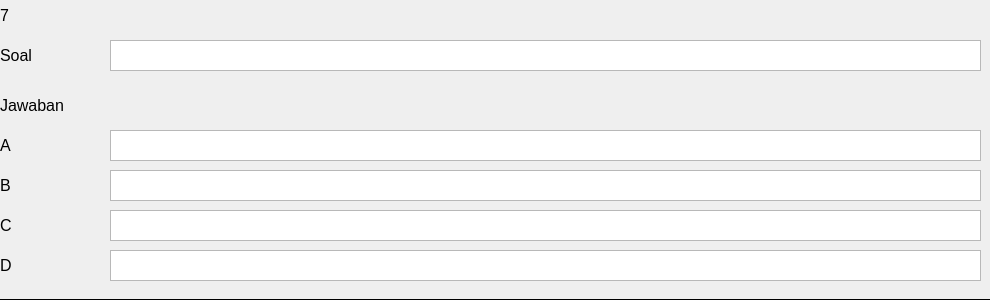
          <widget class="QWidget" name="widget_7" native="true">
           <property name="minimumSize">
            <size>
             <width>0</width>
             <height>300</height>
            </size>
           </property>
           <property name="styleSheet">
            <string notr="true">border-bottom: 1px solid black;</string>
           </property>
           <widget class="QTextEdit" name="textEdit_61">
            <property name="geometry">
             <rect>
              <x>110</x>
              <y>40</y>
              <width>871</width>
              <height>31</height>
             </rect>
            </property>
           </widget>
           <widget class="QLabel" name="label_86">
            <property name="geometry">
             <rect>
              <x>0</x>
              <y>40</y>
              <width>101</width>
              <height>31</height>
             </rect>
            </property>
            <property name="font">
             <font>
              <pointsize>12</pointsize>
             </font>
            </property>
            <property name="text">
             <string>Soal</string>
            </property>
           </widget>
           <widget class="QLabel" name="label_87">
            <property name="geometry">
             <rect>
              <x>0</x>
              <y>0</y>
              <width>51</width>
              <height>31</height>
             </rect>
            </property>
            <property name="font">
             <font>
              <pointsize>12</pointsize>
             </font>
            </property>
            <property name="text">
             <string>7</string>
            </property>
           </widget>
           <widget class="QLabel" name="label_88">
            <property name="geometry">
             <rect>
              <x>0</x>
              <y>90</y>
              <width>101</width>
              <height>31</height>
             </rect>
            </property>
            <property name="font">
             <font>
              <pointsize>12</pointsize>
             </font>
            </property>
            <property name="text">
             <string>Jawaban</string>
            </property>
           </widget>
           <widget class="QLabel" name="label_89">
            <property name="geometry">
             <rect>
              <x>0</x>
              <y>130</y>
              <width>101</width>
              <height>31</height>
             </rect>
            </property>
            <property name="font">
             <font>
              <pointsize>12</pointsize>
             </font>
            </property>
            <property name="text">
             <string>A</string>
            </property>
           </widget>
           <widget class="QLabel" name="label_90">
            <property name="geometry">
             <rect>
              <x>0</x>
              <y>170</y>
              <width>101</width>
              <height>31</height>
             </rect>
            </property>
            <property name="font">
             <font>
              <pointsize>12</pointsize>
             </font>
            </property>
            <property name="text">
             <string>B</string>
            </property>
           </widget>
           <widget class="QLabel" name="label_91">
            <property name="geometry">
             <rect>
              <x>0</x>
              <y>210</y>
              <width>101</width>
              <height>31</height>
             </rect>
            </property>
            <property name="font">
             <font>
              <pointsize>12</pointsize>
             </font>
            </property>
            <property name="text">
             <string>C</string>
            </property>
           </widget>
           <widget class="QLabel" name="label_92">
            <property name="geometry">
             <rect>
              <x>0</x>
              <y>250</y>
              <width>101</width>
              <height>31</height>
             </rect>
            </property>
            <property name="font">
             <font>
              <pointsize>12</pointsize>
             </font>
            </property>
            <property name="text">
             <string>D</string>
            </property>
           </widget>
           <widget class="QTextEdit" name="textEdit_62">
            <property name="geometry">
             <rect>
              <x>110</x>
              <y>130</y>
              <width>871</width>
              <height>31</height>
             </rect>
            </property>
           </widget>
           <widget class="QTextEdit" name="textEdit_63">
            <property name="geometry">
             <rect>
              <x>110</x>
              <y>170</y>
              <width>871</width>
              <height>31</height>
             </rect>
            </property>
           </widget>
           <widget class="QTextEdit" name="textEdit_64">
            <property name="geometry">
             <rect>
              <x>110</x>
              <y>210</y>
              <width>871</width>
              <height>31</height>
             </rect>
            </property>
           </widget>
           <widget class="QTextEdit" name="textEdit_65">
            <property name="geometry">
             <rect>
              <x>110</x>
              <y>250</y>
              <width>871</width>
              <height>31</height>
             </rect>
            </property>
           </widget>
          </widget>
